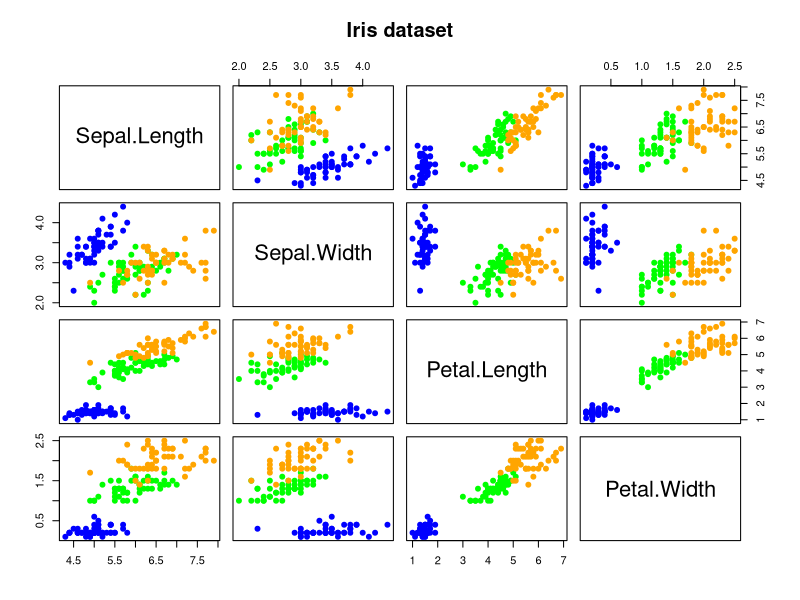

This chart was generated by the following R code:

##################################################################################################################
##################################################################################################################
# Inferencia
##################################################################################################################
##################################################################################################################


##################################################################################################################
##################################################################################################################
# Analisis de varianza multivariante con el dataset de Iris
##################################################################################################################
##################################################################################################################

rm(list = ls()) # Borrar todo

Y <- as.data.frame(iris)
Y

n <- dim(Y)[1]
n


X <- Y[,1:4]
p <- dim(X)[2]
p

G <- 3
n1 <- 50
n2 <- 50
n3 <- 50

colores <- matrix(NA,ncol=1,nrow=n)
colores[1:n1,1] <- "blue"
colores[(n1+1):(n1+n2),1] <- "green"
colores[(n1+n2+1):n,1] <- "orange"

pairs(X,pch=19,col=colores,main="Iris dataset") 

m.1 <- colMeans(X[Y[,5]=="setosa",])
m.1
m.2 <- colMeans(X[Y[,5]=="versicolor",])
m.2
m.3 <- colMeans(X[Y[,5]=="virginica",])
m.3



S <- (n - 1) / n * cov(X)
S

W <- (n1 - 1) * cov(X[Y[,5]=="setosa",])
W <- W + (n2 - 1) * cov(X[Y[,5]=="versicolor",])
W <- W + (n3 - 1) * cov(X[Y[,5]=="virginica",])
W

SW <- W / n
SW

lambdaa <- n * log(det(S)/det(SW))
lambdaa

# Percentil de la chi^2: chisq(1-nivel de signif, grados de libertad, lower.tail = F)
# Veamos con un nivel de significacion peque?o 0.001 ---> nivel de confianza alto 0.999
chisq=qchisq(0.999, 8, lower.tail = F)
chisq

# Vemos que lambda=563>>0.86=chisq, rechazamos H_0, rechazamos la hip?tesis de que las medias de los grupos sean iguales.

#Vamos a usar ahora la otra definici?n de lambda que era para tama?os muestrales peque?os:
h <- (n - 1) - (p + G)/2
h

lambda0 <- h * log(det(S)/det(SW))
lambda0

# Vemos que lambda=546>>0.86=chisq, rechazamos H_0, rechazamos la hip?tesis de que las medias de los grupos sean iguales.
